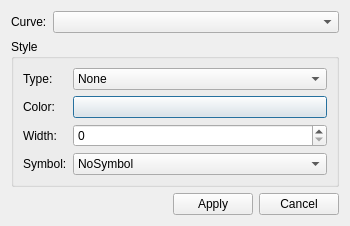
<?xml version="1.0" encoding="UTF-8"?>
<ui version="4.0">
 <class>FITKXYPlotCurveStyle</class>
 <widget class="QDialog" name="FITKXYPlotCurveStyle">
  <property name="geometry">
   <rect>
    <x>0</x>
    <y>0</y>
    <width>350</width>
    <height>218</height>
   </rect>
  </property>
  <property name="windowTitle">
   <string>Curve Style</string>
  </property>
  <layout class="QGridLayout" name="gridLayout">
   <item row="0" column="0">
    <layout class="QHBoxLayout" name="horizontalLayout">
     <item>
      <widget class="QLabel" name="label">
       <property name="text">
        <string>Curve:</string>
       </property>
      </widget>
     </item>
     <item>
      <widget class="QComboBox" name="curveComBox">
       <property name="sizePolicy">
        <sizepolicy hsizetype="Expanding" vsizetype="Fixed">
         <horstretch>0</horstretch>
         <verstretch>0</verstretch>
        </sizepolicy>
       </property>
      </widget>
     </item>
    </layout>
   </item>
   <item row="1" column="0">
    <widget class="QGroupBox" name="groupBox">
     <property name="title">
      <string>Style</string>
     </property>
     <layout class="QFormLayout" name="formLayout">
      <item row="0" column="0">
       <widget class="QLabel" name="label_3">
        <property name="text">
         <string>Type:</string>
        </property>
       </widget>
      </item>
      <item row="0" column="1">
       <widget class="QComboBox" name="typecomBox">
        <item>
         <property name="text">
          <string>None</string>
         </property>
        </item>
        <item>
         <property name="text">
          <string>SolidLine</string>
         </property>
        </item>
        <item>
         <property name="text">
          <string>DashLine</string>
         </property>
        </item>
        <item>
         <property name="text">
          <string>DotLine</string>
         </property>
        </item>
        <item>
         <property name="text">
          <string>DashDotLine</string>
         </property>
        </item>
        <item>
         <property name="text">
          <string>DashDotDotLine</string>
         </property>
        </item>
       </widget>
      </item>
      <item row="1" column="0">
       <widget class="QLabel" name="label_4">
        <property name="text">
         <string>Color:</string>
        </property>
       </widget>
      </item>
      <item row="1" column="1">
       <widget class="QPushButton" name="colorButton">
        <property name="text">
         <string/>
        </property>
       </widget>
      </item>
      <item row="2" column="0">
       <widget class="QLabel" name="label_5">
        <property name="text">
         <string>Width:</string>
        </property>
       </widget>
      </item>
      <item row="2" column="1">
       <widget class="QSpinBox" name="widthSpinBox"/>
      </item>
      <item row="3" column="0">
       <widget class="QLabel" name="label_6">
        <property name="text">
         <string>Symbol:</string>
        </property>
       </widget>
      </item>
      <item row="3" column="1">
       <widget class="QComboBox" name="symbolcomBox">
        <item>
         <property name="text">
          <string>NoSymbol</string>
         </property>
        </item>
        <item>
         <property name="text">
          <string>Ellipse</string>
         </property>
        </item>
        <item>
         <property name="text">
          <string>Rect</string>
         </property>
        </item>
        <item>
         <property name="text">
          <string>Diamond</string>
         </property>
        </item>
        <item>
         <property name="text">
          <string>Triangle</string>
         </property>
        </item>
        <item>
         <property name="text">
          <string>DTriangle</string>
         </property>
        </item>
       </widget>
      </item>
     </layout>
    </widget>
   </item>
   <item row="2" column="0">
    <layout class="QHBoxLayout" name="horizontalLayout_2">
     <item>
      <spacer name="horizontalSpacer">
       <property name="orientation">
        <enum>Qt::Horizontal</enum>
       </property>
       <property name="sizeHint" stdset="0">
        <size>
         <width>40</width>
         <height>20</height>
        </size>
       </property>
      </spacer>
     </item>
     <item>
      <widget class="QPushButton" name="applyButton">
       <property name="text">
        <string>Apply</string>
       </property>
      </widget>
     </item>
     <item>
      <widget class="QPushButton" name="cancelButton">
       <property name="text">
        <string>Cancel</string>
       </property>
      </widget>
     </item>
    </layout>
   </item>
  </layout>
 </widget>
 <resources/>
 <connections/>
</ui>
